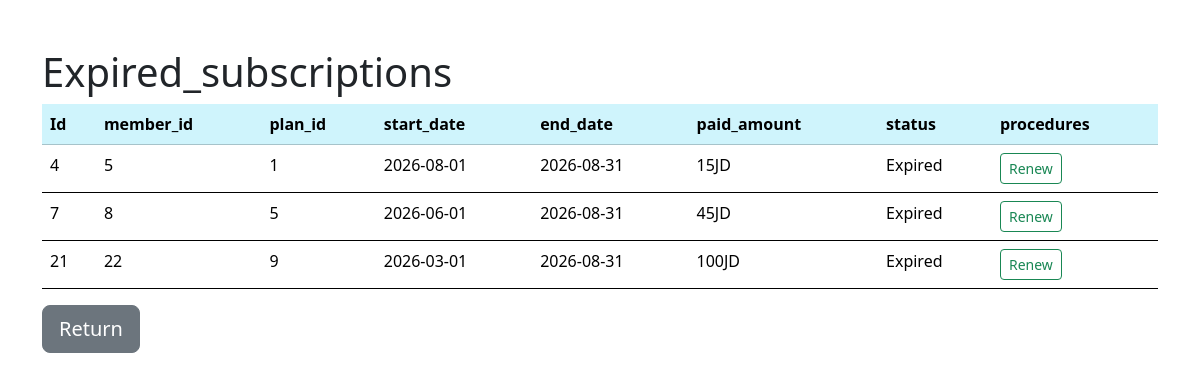
The page /expired_subscriptions.php (signed in) on the database its author committed.
### tables this page shows
CREATE TABLE IF NOT EXISTS `subscriptions` (
  `Id` int(11) NOT NULL AUTO_INCREMENT,
  `member_id` int(11) NOT NULL,
  `plan_id` int(11) NOT NULL,
  `start_date` date NOT NULL,
  `end_date` date NOT NULL,
  `status` enum('Active','Expired','Cancelled','Pending') NOT NULL,
  `paid_amount` varchar(10) NOT NULL,
  `created_at` timestamp NULL DEFAULT current_timestamp(),
  PRIMARY KEY (`Id`),
  KEY `member_id` (`member_id`),
  KEY `plan_id` (`plan_id`)
);

### expired_subscriptions.php (the view, shortened to what this page needs)
<?php
include "database.php";
?>
<!DOCTYPE html>
<html>
<head>
<link href="https://cdn.jsdelivr.net/npm/bootstrap@5.3.8/dist/css/bootstrap.min.css" rel="stylesheet">
</head>
<body>
<div class="container mt-5">
        <h1>Expired_subscriptions</h1>
		 <table class="table table-hover" style = "border: 2px;">
            <thead class="table-info">
                <tr>
				  <th>Id</th>
				  <th>member_id</th>
				  <th>plan_id</th>
				  <th>start_date</th>
				  <th>end_date</th>
				  <th>paid_amount</th>
				  <th>status</th>
				  <th>procedures</th>
				</tr>
		</thead>
		<tbody>
		<?php
		$sql = "SELECT * FROM subscriptions WHERE status = 'Expired'";
		$result = $conn->query($sql);
		if($result->num_rows > 0) {
		while($row = $result->fetch_assoc()) {
		?>
			<tr>
			  <td><?php echo $row["Id"];?></td>
			  <td><?php echo $row["member_id"];?></td>
			  <td><?php echo $row["plan_id"];?></td>
			  <td><?php echo htmlspecialchars($row['start_date']);?></td>
			  <td><?php echo htmlspecialchars($row['end_date']);?></td>
			  <td><?php echo htmlspecialchars($row['paid_amount']);?></td>
			  <td><?php echo htmlspecialchars($row['status']); ?></td>
			  <td>
			  <a href="renew_subscription.php?id=<?php echo $row['Id']; ?>" class="btn btn-outline-success btn-sm">Renew</a>
			  </td>
			</tr>
			<?php
		}
		}
                else{
                ?>
				<tr>
                    <td colspan="10" class="text-center">No Subscription to display</td>
                </tr>
                <?php } ?>
            </tbody>
        </table>
		<a href="subscriptions.php" class="btn btn-secondary btn-lg">Return</a>
    </div>
</body>
</html>

### rows shown on the page
subscriptions: Id "4", member "5", plan "1", start_date "2026-08-01", end_date "2026-08-31", paid_amount "15JD", status "Expired"
subscriptions: Id "7", member "8", plan "5", start_date "2026-06-01", end_date "2026-08-31", paid_amount "45JD", status "Expired"
subscriptions: Id "21", member "22", plan "9", start_date "2026-03-01", end_date "2026-08-31", paid_amount "100JD", status "Expired"
